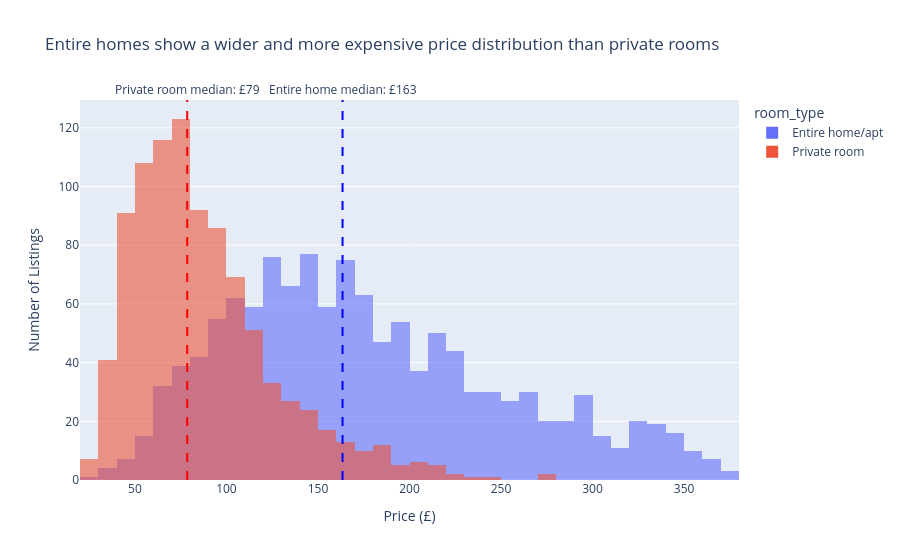

The notebook cell saved with this chart:
### Markdown cell above
# Task 1

### Code cell
hist_df = df_cap[df_cap['room_type'].isin(['Entire home/apt', 'Private room'])]

median_entire = hist_df[hist_df['room_type'] == 'Entire home/apt']['price'].median()
median_private = hist_df[hist_df['room_type'] == 'Private room']['price'].median()

fig = px.histogram(
    hist_df,
    x='price',
    color='room_type',
    barmode='overlay',
    opacity=0.6,
    nbins=40,
    title='Entire homes show a wider and more expensive price distribution than private rooms'
)

fig.add_vline(
    x=median_entire,
    line_dash='dash',
    line_color='blue',
    annotation_text=f'Entire home median: £{median_entire:.0f}',
    annotation_position='top'
)

fig.add_vline(
    x=median_private,
    line_dash='dash',
    line_color='red',
    annotation_text=f'Private room median: £{median_private:.0f}',
    annotation_position='top'
)

fig.update_layout(
    xaxis_title='Price (£)',
    yaxis_title='Number of Listings'
)

fig.show()

### Figure 1 — Plotly figure (JSON) as saved in the notebook; plotly's stock layout.template omitted (floating-point values rounded to 4 significant figures; data arrays with more than 128 entries replaced by an {"elided": "..."} marker saying what was removed)
{"data": [{"bingroup": "x", "hovertemplate": "room_type=Entire home/apt<br>price=%{x}<br>count=%{y}<extra></extra>", "legendgroup": "Entire home/apt", "marker": {"color": "#636efa", "opacity": 0.6, "pattern": {"shape": ""}}, "name": "Entire home/apt", "nbinsx": 40, "orientation": "v", "showlegend": true, "type": "histogram", "x": {"elided": "1251 float values"}, "xaxis": "x", "yaxis": "y"}, {"bingroup": "x", "hovertemplate": "room_type=Private room<br>price=%{x}<br>count=%{y}<extra></extra>", "legendgroup": "Private room", "marker": {"color": "#EF553B", "opacity": 0.6, "pattern": {"shape": ""}}, "name": "Private room", "nbinsx": 40, "orientation": "v", "showlegend": true, "type": "histogram", "x": {"elided": "942 float values"}, "xaxis": "x", "yaxis": "y"}], "layout": {"annotations": [{"showarrow": false, "text": "Entire home median: £163", "x": 163.4, "xanchor": "center", "xref": "x", "y": 1, "yanchor": "bottom", "yref": "y domain"}, {"showarrow": false, "text": "Private room median: £79", "x": 78.57, "xanchor": "center", "xref": "x", "y": 1, "yanchor": "bottom", "yref": "y domain"}], "barmode": "overlay", "legend": {"title": {"text": "room_type"}, "tracegroupgap": 0}, "shapes": [{"line": {"color": "blue", "dash": "dash"}, "type": "line", "x0": 163.4, "x1": 163.4, "xref": "x", "y0": 0, "y1": 1, "yref": "y domain"}, {"line": {"color": "red", "dash": "dash"}, "type": "line", "x0": 78.57, "x1": 78.57, "xref": "x", "y0": 0, "y1": 1, "yref": "y domain"}], "title": {"text": "Entire homes show a wider and more expensive price distribution than private rooms"}, "xaxis": {"anchor": "y", "domain": [0, 1], "title": {"text": "Price (£)"}}, "yaxis": {"anchor": "x", "domain": [0, 1], "title": {"text": "Number of Listings"}}}}
